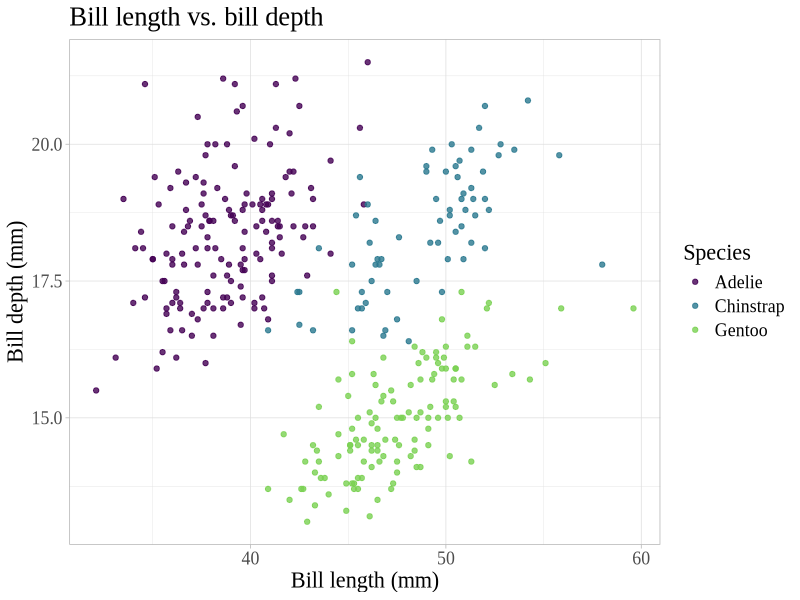
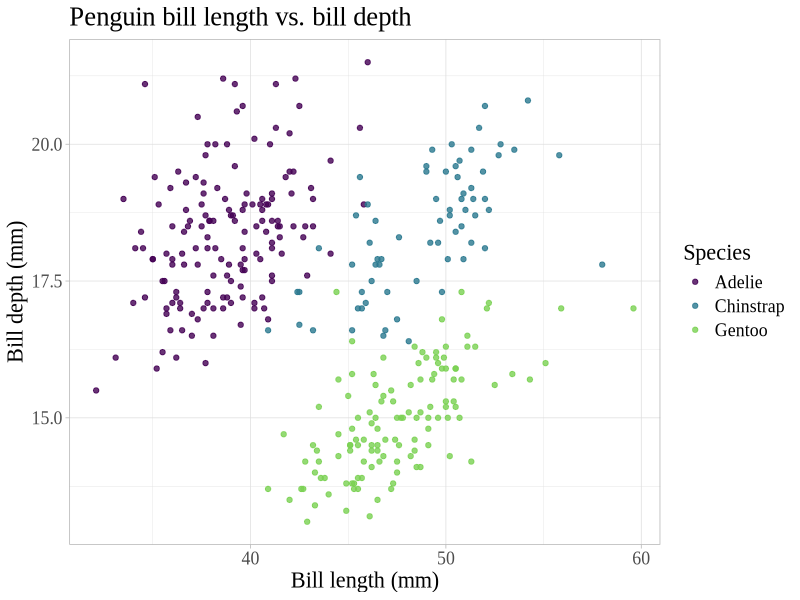
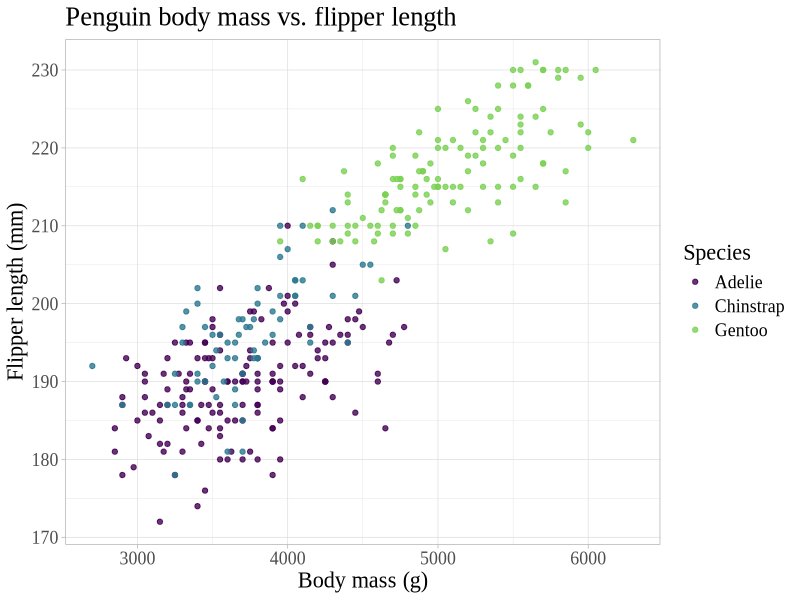
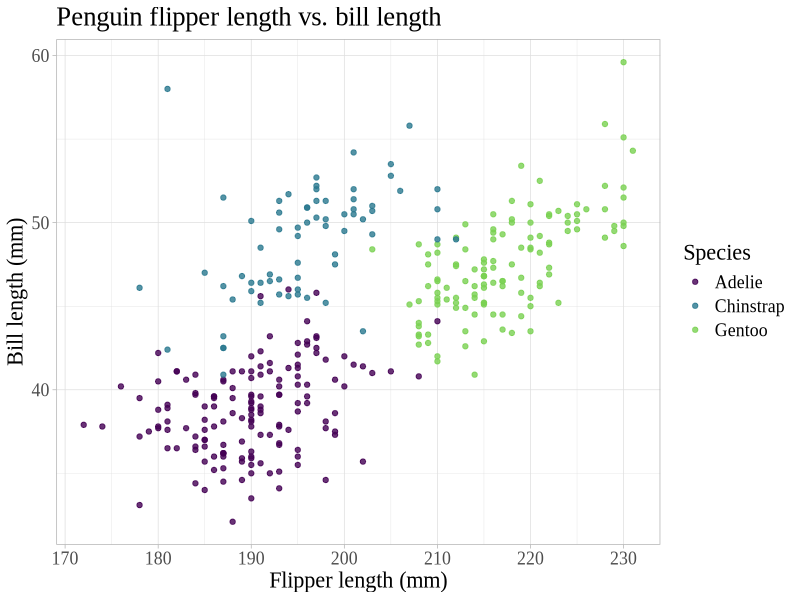

Source code (R) for these figures, in order:
## ---- chunk 1
library(tidyverse)
library(palmerpenguins)
library(viridis)
## ---- chunk 2
df <- tibble(
  a = rnorm(10),
  b = rnorm(10),
  c = rnorm(10),
  d = rnorm(10)
)

df$a <- (df$a - min(df$a)) / (max(df$a) - min(df$a))
df$b <- (df$b - min(df$b)) / (max(df$b) - min(df$a))
df$c <- (df$c - min(df$c)) / (max(df$c) - min(df$c))
df$d <- (df$d - min(df$d)) / (max(df$d) - min(df$d))
## ---- chunk 3
(df$a - min(df$a)) /
  (max(df$a) - min(df$a))
## ---- chunk 4
x <- df$a
(x - min(x)) / (max(x) - min(x))
## ---- chunk 5
rng <- range(x)
(x - rng[1]) / (rng[2] - rng[1])
## ---- chunk 6
rescale01 <- function(x) {
  rng <- range(x, na.rm = TRUE)
  (x - rng[1]) / (rng[2] - rng[1])
}
rescale01(c(0, 5, 10))
## ---- chunk 7
rescale01(c(-10, 0, 10))

rescale01(c(1, 2, 3, NA, 5))
## ---- chunk 8
df$a <- rescale01(df$a)
df$b <- rescale01(df$b)
df$c <- rescale01(df$c)
df$d <- rescale01(df$d)
## ---- chunk 9
x <- c(1:10, Inf)
rescale01(x)
## ---- chunk 10
rescale01 <- function(x) {
  rng <- range(x, finite = TRUE)
  (x - rng[1]) / (rng[2] - rng[1])
}
rescale01(x)
## ---- chunk 11
x / sum(x, na.rm = TRUE)

div_by_sum <- function(x){
  x / sum(x, na.rm = TRUE)
}

sd(x, na.rm = TRUE) / mean(x, na.rm = TRUE)

sd_mean <- function(x){
  sd(x, na.rm = TRUE) / mean(x, na.rm = TRUE)
}
## ---- chunk 12
addfun <- function(x, y){
  x + y
}
## ---- chunk 13
 sign <- function(x) {
   if (x < 0) {
     print("the number is negative")
   } else if (x > 0) {
     print("the number is positive")
   } else {
     print("the number is zero")
   }
 }

sign(3)
sign(0)
sign(-10)
## ---- chunk 14
pizzafun <- function(x){
  if(x == "cheese"){
    print("meh")} else if(x == "vegan cheese"){
    print("gross")
      } else if(x == "pepperoni"){
        print("yum")
        } else if(x == "bacon pineapple"){
    print("yum")
          } else if(x == "veggie"){
            print("yum, as long as there are no mushrooms")
          } else{
              "sounds intriguing"
            }
}

pizzafun("vegan cheese")
## ---- chunk 15
ggplot(penguins, aes(x = bill_length_mm, y = bill_depth_mm, color = species)) +
  geom_point(alpha = 0.8) +
  labs(x = "Bill length (mm)", 
       y = "Bill depth (mm)", 
       title = "Bill length vs. bill depth",
       color = "Species") +
  scale_color_viridis(discrete = TRUE, end = 0.8) +
  theme_light() +
  theme(text = element_text(size = 16,
                            family = "Times New Roman"))
## ---- chunk 16
plotfun <- function(x, y, xlabel, ylabel, titlelabel){
  ggplot(penguins, aes(.data[[x]], .data[[y]], color = species)) +
  geom_point(alpha = 0.8) +
  labs(x = xlabel, 
       y = ylabel, 
       title = titlelabel,
       color = "Species") +
  scale_color_viridis(discrete = TRUE, end = 0.8) +
  theme_light() +
  theme(text = element_text(size = 16,
                            family = "Times New Roman"))
}
## ---- chunk 17
plotfun("bill_length_mm", "bill_depth_mm", "Bill length (mm)", "Bill depth (mm)", "Penguin bill length vs. bill depth")
plotfun("body_mass_g", "flipper_length_mm", "Body mass (g)", "Flipper length (mm)", "Penguin body mass vs. flipper length")
## ---- chunk 18
plotfun("flipper_length_mm", "bill_length_mm", "Flipper length (mm)", "Bill length (mm)", "Penguin flipper length vs. bill length")
